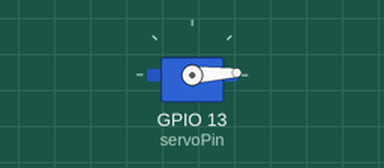
This sketch was run on a simulated ESP32. Shown: servo.

Above: at 0.05 s.
At 1.3 s:
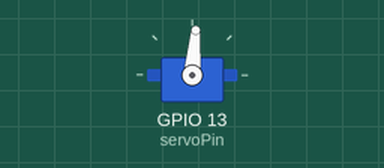
At 2.6 s:
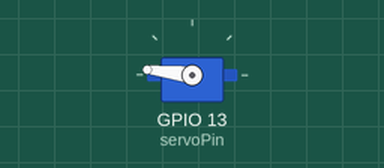
At 5.2 s:
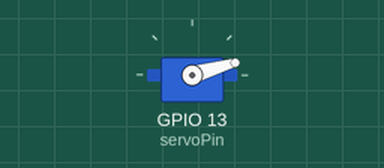
Timing chart, 0 to 7.1 s (numbered marks = the images above):
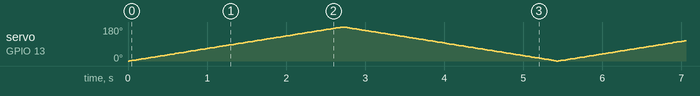

The sketch:

servo_motor.ino
```cpp
#include <ESP32Servo.h>

Servo myServo;

const int servoPin = 13;

void setup() {
  ESP32PWM::allocateTimer(0);
  ESP32PWM::allocateTimer(1);
  ESP32PWM::allocateTimer(2);
  ESP32PWM::allocateTimer(3);

  myServo.setPeriodHertz(50);
  myServo.attach(servoPin, 500, 2400);
}

void loop() {
  for (int pos = 0; pos <= 180; pos += 1) {
    myServo.write(pos);
    delay(15);
  }

  for (int pos = 180; pos >= 0; pos -= 1) {
    myServo.write(pos);
    delay(15);
  }
}
```
